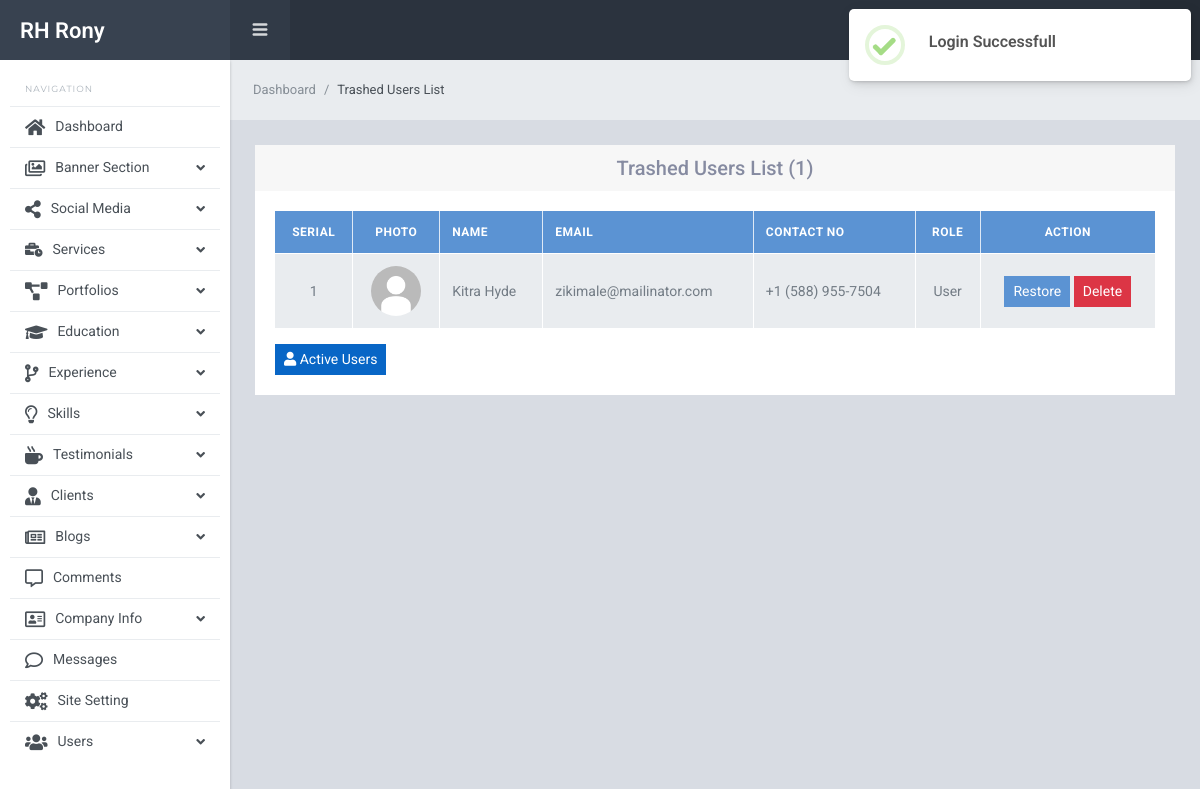
Page /backend/trash_users.php (signed in) on the committed database.
### tables this page shows
CREATE TABLE `users` (
  `id` int(11) NOT NULL,
  `name` varchar(100) NOT NULL,
  `email` varchar(100) NOT NULL,
  `contact` varchar(20) NOT NULL,
  `password` varchar(70) NOT NULL,
  `profile_pic` varchar(50) DEFAULT 'default.jpg',
  `role` int(11) NOT NULL DEFAULT 0 COMMENT '0 = user, 1 = moderator, 2 = admin, 3 = super admin',
  `status` int(11) NOT NULL DEFAULT 0 COMMENT '0 = active, 1 = deleted',
  `created_at` datetime NOT NULL DEFAULT current_timestamp()
);

### assets/functions.php (called while the page is built, shortened)
<?php
function url($x = '') {
    $directory = explode('/', dirname($_SERVER['PHP_SELF']));
    $url = $_SERVER['HTTP_HOST'] . '/' . $directory[1] . '/';
    $url = str_replace('//', '/', $url);
    if (isset($_SERVER['HTTPS']) && $_SERVER['HTTPS'] == 'on') {
        $url = 'https://' . $url;
    } else {
        $url = 'http://' . $url;
    }
    return $url . $x;
}

### assets/session.php (called while the page is built, shortened)
<?php
require_once(__DIR__ . "/functions.php");
if (!isset($_SESSION['admin'])) {
    $_SESSION['error'] = "Your now authorized.";
    header('location:' . url() . 'login.php');
    die();
} else {
    $id = $_SESSION['admin'];
    $sql = "SELECT * FROM users WHERE id = '$id'";
    $query = mysqli_query($conn, $sql);
    $admin = mysqli_fetch_assoc($query);
}

### backend/trash_users.php (the view, shortened to what this page needs)
<?php
require_once("../assets/session.php");
require_once("includes/header.php");
require_once('includes/sidebar.php');
require_once('includes/navbar.php');
$sql = "SELECT * FROM users WHERE status=1";
$query = mysqli_query($conn, $sql);
?>
<div class="sl-mainpanel">
    <nav class="breadcrumb sl-breadcrumb">
        <a class="breadcrumb-item" href="<?= url() ?>backend/dashboard.php">Dashboard</a>
        <span class="breadcrumb-item active">Trashed Users List</span>
    </nav>
    <div class="sl-pagebody">
        <div class="row justify-content-center">
            <div class="col-md-12">
                <div class="card">
                    <div class="card-header">
                        <h5 class="m-0 text-center">Trashed Users List (<?= mysqli_num_rows($query) ?>)</h5>
                    </div>
                    <div class="card-body">
                        <?php if ($admin['role'] >= 1) : ?>
                            <table class="table table-bordered align-middle">
                                <thead class="bg-info">
                                    <tr>
                                        <th class="text-center">Serial</th>
                                        <th class="text-center">Photo</th>
                                        <th>Name</th>
                                        <th>Email</th>
                                        <th>Contact No</th>
                                        <th class="text-center">Role</th>
                                        <?php if ($admin['role'] >= 2) : ?>
                                            <th class="text-center">Action</th>
                                        <?php endif ?>
                                    </tr>
                                </thead>
                                <tbody>
                                    <?php
                                    function print_user_role() {
                                        global $user;
                                        if ($user['role'] == 1) {
                                            return 'Moderator';
                                        } elseif ($user['role'] == 2) {
                                            return 'Admin';
                                        } elseif ($user['role'] == 3) {
                                            return 'Super Admin';
                                        } else {
                                            return 'User';
                                        }
                                    }
                                    foreach ($query as $key => $user) : ?>
                                        <tr>
                                            <td class="text-center"><?= ++$key ?></td>
                                            <td class="text-center"><img class="profile_photo" src="<?= url() ?>assets/dashboard/images/profile_pictures/<?= $user['profile_pic'] ?>" alt="User Photo"></td>
                                            <td><?= $user['name'] ?></td>
                                            <td><?= $user['email'] ?></td>
                                            <td><?= $user['contact'] ?></td>
                                            <td class="text-center"><?= print_user_role() ?></td>
                                            <?php if ($admin['role'] >= 2) : ?>
                                                <td class="text-center">
                                                    <a href="user_status_change.php?id=<?= $user['id'] ?>" class="btn btn-info btn-sm">Restore</a>
                                                    <?php if ($admin['role'] == 3) : ?>
                                                        <button type="button" class="btn btn-danger btn-sm delete" data-id="<?= $user['id'] ?>">Delete</button>
                                                    <?php endif ?>
                                                </td>
                                            <?php endif ?>
                                        </tr>
                                    <?php endforeach ?>
                                </tbody>
                            </table>
                        <?php endif ?>
                        <?php if ($admin['role'] >= 2) : ?>
                            <a href="users.php" class="btn btn-primary btn-sm"><i class="fa fa-user"></i> Active Users</a>
                        <?php endif ?>
                    </div>
                </div>
            </div>
        </div>
    </div>
</div>
<?php require_once("includes/footer.php"); ?>

### assets/style.css (style rules this page uses)
button { cursor: pointer; }
.profile_photo { height: 50px; width: 50px; object-fit: cover; border-radius: 50%; -webkit-border-radius: 50%; -moz-border-radius: 50%; -ms-border-radius: 50%; -o-border-radius: 50%; }
.table th, .table td { vertical-align: middle; }

### rows in the picture
users: profile_pic (placeholder picture), name "Kitra Hyde", email "zikimale@mailinator.com", contact "+1 (588) 955-7504", role "User"

### other values in the picture
mysqli_num_rows($query) "1"
